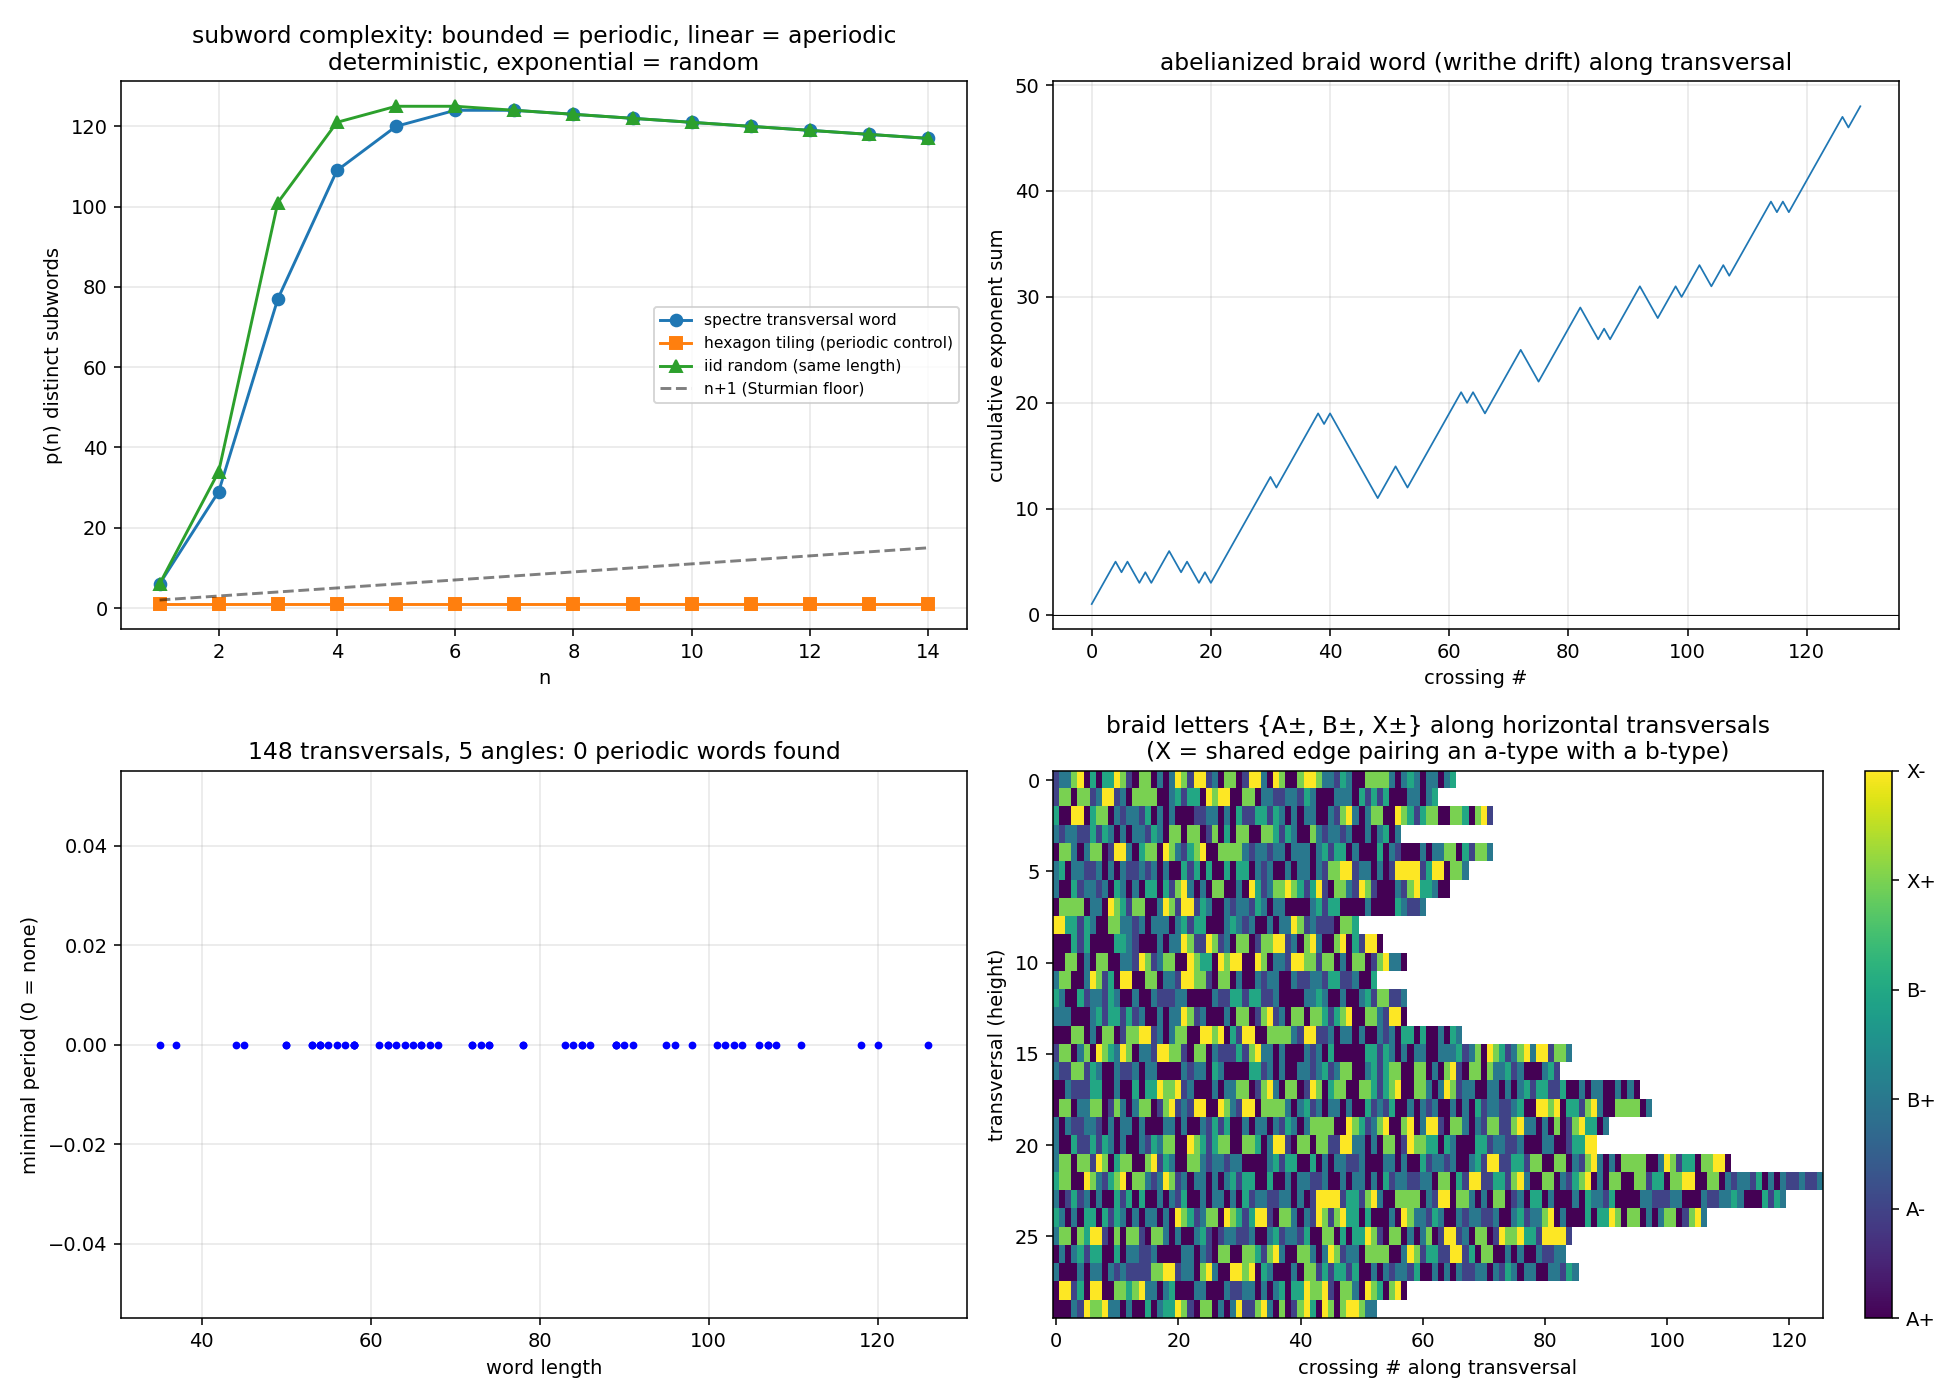

Recreate this plot in Python.
#!/usr/bin/env python3
"""
braid_words.py -- braid-group bookkeeping for the braided spectre tiling.

Question: does aperiodicity force NON-REPEATING braid words along
transversals?

Construction
------------
Take the braided tiling of braided_tiling.py: every shared edge carries a
2-strand braid with k crossings.  A transversal line L drawn across the
tiling crosses a sequence of edges; at each shared edge it reads off a
LETTER:

    letter = (edge type, over/under sign) in {A+, A-, B+, B-}

* edge type: 'a'-edge or 'b'-edge (index into tile_family.EDGE_TYPES; we
  also CHECK that the two tiles sharing an edge agree on the type -- an
  empirical matching-rule verification).
* sign: which strand is on top at the exact parameter t where L crosses the
  edge.  Deterministic geometric rule: orient each edge from its
  lexicographically smaller endpoint; the '+' strand belongs to the tile
  whose centroid lies on the positive side of the edge normal; that strand
  has z = sin(pi*k*t), so it is on top iff floor(k*t) is even.

Concatenating letters along L gives a word w; interpreting A+/-, B+/- as
braid generators sigma_a^{+-1}, sigma_b^{+-1} makes w a word in a braid
group presentation.  Two words related by a shift correspond to the same
transversal read from a different start, so PERIODICITY of w is the
well-defined question.

Tests
-----
1. minimal period search: exhaustively check every period p <= |w|/2.
2. subword complexity p(n) = #distinct factors of length n.  Periodic words
   have bounded p(n); aperiodic substitution sequences have linear p(n);
   iid random words have exponential p(n) (until saturation).
3. control experiment: identical machinery run on a PERIODIC hexagon tiling
   -> periodic words, and on an iid random word -> exponential complexity.
4. abelianization: cumulative exponent sum (writhe drift) along w.
5. statistics over many transversals (heights and angles).
"""
import os
import numpy as np
import matplotlib
matplotlib.use('Agg')
import matplotlib.pyplot as plt

import tile_family as TF
from braided_tiling import tiling_edges

OUT = os.environ.get('EINSTEIN3D_OUT', '/tmp')
RNG = np.random.default_rng(23)
K_CROSSINGS = 3


# ---------------------------------------------------------------------------
# crossing-word extraction
# ---------------------------------------------------------------------------
def unique_shared_edges(tiles, edge_map):
    """List of dicts for every *shared* edge with geometry + bookkeeping."""
    out = []
    n_type_mismatch = 0
    for key, users in edge_map.items():
        if len(users) != 2:
            continue
        (t0, e0), (t1, e1) = users
        ty0, ty1 = TF.EDGE_TYPES[e0], TF.EDGE_TYPES[e1]
        if ty0 != ty1:
            n_type_mismatch += 1
            ty = 'x'          # mixed a|b pairing -- its own letter
        else:
            ty = ty0
        v = tiles[t0]['verts']
        p, q = v[e0], v[(e0 + 1) % 14]
        # canonical orientation: lexicographically smaller endpoint first
        if tuple(np.round(q, 6)) < tuple(np.round(p, 6)):
            p, q = q, p
        d = q - p
        nrm = np.array([-d[1], d[0]])
        c0 = tiles[t0]['verts'].mean(axis=0)
        pos_tile = t0 if np.dot(c0 - p, nrm) > 0 else t1
        out.append(dict(p=p, q=q, type=ty, pos_tile=pos_tile,
                        tiles=(t0, t1)))
    return out, n_type_mismatch


def transversal_word(edges, y=0.0, angle_deg=0.0, k=K_CROSSINGS):
    """Word read along the line through (0, y) at angle_deg.

    Rotate the plane by -angle so the line becomes horizontal at height y.
    Returns list of letters like 'A+', 'B-' ordered along the line.
    """
    th = np.deg2rad(angle_deg)
    R = np.array([[np.cos(th), np.sin(th)], [-np.sin(th), np.cos(th)]])
    events = []
    for e in edges:
        p, q = e['p'] @ R.T, e['q'] @ R.T
        if (p[1] - y) * (q[1] - y) >= 0:
            continue                                   # no crossing
        t = (y - p[1]) / (q[1] - p[1])                 # param along p->q
        x = p[0] + t * (q[0] - p[0])
        # '+' strand (positive-side tile) has z = sin(pi k t): on top iff
        # floor(k t) is even
        plus_on_top = (int(np.floor(k * t)) % 2 == 0)
        sign = '+' if plus_on_top else '-'
        events.append((x, e['type'].upper() + sign))
    events.sort()
    return [w for _, w in events]


# ---------------------------------------------------------------------------
# word analysis
# ---------------------------------------------------------------------------
def minimal_period(w):
    """Smallest p <= len(w)//2 with w[i]==w[i+p] for all i, else None."""
    n = len(w)
    for p in range(1, n // 2 + 1):
        if all(w[i] == w[i + p] for i in range(n - p)):
            return p
    return None


def subword_complexity(w, nmax=14):
    ns = range(1, min(nmax, len(w)) + 1)
    return [len({tuple(w[i:i + n]) for i in range(len(w) - n + 1)})
            for n in ns]


def writhe_walk(w):
    return np.cumsum([1 if x.endswith('+') else -1 for x in w])


# ---------------------------------------------------------------------------
# periodic control: hexagon tiling, same machinery
# ---------------------------------------------------------------------------
def hex_edges(nx=24, ny=24, s=1.0):
    """Shared edges of a chunk of the regular hexagon tiling, in the same
    record format as unique_shared_edges (edge type fixed 'a')."""
    edge_map = {}
    hexes = []
    for i in range(nx):
        for j in range(ny):
            cx = s * 1.5 * i
            cy = s * np.sqrt(3) * (j + 0.5 * (i % 2))
            ang = np.pi / 3 * np.arange(6)
            verts = np.column_stack([cx + s * np.cos(ang),
                                     cy + s * np.sin(ang)])
            hexes.append(verts)
            hi = len(hexes) - 1
            for eidx in range(6):
                p, q = verts[eidx], verts[(eidx + 1) % 6]
                key = tuple(sorted([tuple(np.round(p, 4)),
                                    tuple(np.round(q, 4))]))
                edge_map.setdefault(key, []).append((hi, eidx))
    out = []
    for key, users in edge_map.items():
        if len(users) != 2:
            continue
        (h0, e0), (h1, e1) = users
        p, q = hexes[h0][e0], hexes[h0][(e0 + 1) % 6]
        if tuple(np.round(q, 6)) < tuple(np.round(p, 6)):
            p, q = q, p
        d = q - p
        nrm = np.array([-d[1], d[0]])
        c0 = hexes[h0].mean(axis=0)
        pos = h0 if np.dot(c0 - p, nrm) > 0 else h1
        out.append(dict(p=p, q=q, type='a', pos_tile=pos, tiles=(h0, h1)))
    return out


# ---------------------------------------------------------------------------
def main(iterations=4):
    tiles, edge_map = tiling_edges(iterations)
    edges, mismatches = unique_shared_edges(tiles, edge_map)
    print(f'tiles={len(tiles)}  shared edges={len(edges)}  '
          f'edge-type mismatches across shared edges: {mismatches}')

    allv = np.vstack([t['verts'] for t in tiles])
    ymin, ymax = np.percentile(allv[:, 1], [15, 85])
    xmid = allv[:, 0].mean()

    # ---- many transversals ------------------------------------------------
    results = []
    heights = np.linspace(ymin, ymax, 30)
    angles = [0.0, 17.0, 30.0, 49.0, 90.0]
    for ang in angles:
        for y in heights:
            w = transversal_word(edges, y=y, angle_deg=ang)
            if len(w) < 20:
                continue
            results.append(dict(angle=ang, y=y, w=w,
                                period=minimal_period(w)))
    lens = [len(r['w']) for r in results]
    n_periodic = sum(r['period'] is not None for r in results)
    print(f'transversals analysed: {len(results)}  '
          f'word lengths {min(lens)}..{max(lens)}  '
          f'with a full period: {n_periodic}')

    # longest word for the detailed plots
    best = max(results, key=lambda r: len(r['w']))
    w = best['w']
    print(f'longest word: {len(w)} letters '
          f'(angle={best["angle"]}, y={best["y"]:.2f})')
    print('  first 60 letters:', ' '.join(w[:60]))
    print('  minimal period:', minimal_period(w))
    from collections import Counter
    print('  letter counts:', dict(Counter(w)))

    # ---- controls ---------------------------------------------------------
    hexE = hex_edges()
    hw = transversal_word(hexE, y=np.sqrt(3) * 6.13, angle_deg=0.0)
    print(f'hex control word: {len(hw)} letters, '
          f'minimal period = {minimal_period(hw)}')
    rand_w = [RNG.choice(['A+', 'A-', 'B+', 'B-', 'X+', 'X-'])
              for _ in range(len(w))]

    c_spec = subword_complexity(w)
    c_hex = subword_complexity(hw)
    c_rand = subword_complexity(rand_w)

    # periodicity across scales: complexity of exponent-run reduction too
    runs = []
    i = 0
    while i < len(w):
        j = i
        while j < len(w) and w[j] == w[i]:
            j += 1
        runs.append((w[i], j - i))
        i = j
    run_word = [f'{a}{n}' for a, n in runs]
    print(f'run-length reduced word: {len(run_word)} syllables, '
          f'minimal period = {minimal_period(run_word)}')

    # ---- figure -----------------------------------------------------------
    fig, axes = plt.subplots(2, 2, figsize=(14, 10))

    ax = axes[0, 0]
    ns = np.arange(1, len(c_spec) + 1)
    ax.plot(ns, c_spec, 'o-', label='spectre transversal word')
    ax.plot(np.arange(1, len(c_hex) + 1), c_hex, 's-',
            label='hexagon tiling (periodic control)')
    ax.plot(np.arange(1, len(c_rand) + 1), c_rand, '^-',
            label='iid random (same length)')
    ax.plot(ns, ns + 1, 'k--', alpha=0.5, label='n+1 (Sturmian floor)')
    ax.set_xlabel('n'); ax.set_ylabel('p(n) distinct subwords')
    ax.set_title('subword complexity: bounded = periodic, linear = aperiodic\n'
                 'deterministic, exponential = random')
    ax.legend(fontsize=8); ax.grid(alpha=0.3)

    ax = axes[0, 1]
    ax.plot(writhe_walk(w), lw=0.9)
    ax.axhline(0, color='k', lw=0.5)
    ax.set_xlabel('crossing #'); ax.set_ylabel('cumulative exponent sum')
    ax.set_title('abelianized braid word (writhe drift) along transversal')
    ax.grid(alpha=0.3)

    ax = axes[1, 0]
    for r in results[:60]:
        mp = r['period']
        ax.plot(len(r['w']), 0 if mp is None else mp, 'b.' if mp is None else 'rx')
    ax.set_xlabel('word length'); ax.set_ylabel('minimal period (0 = none)')
    ax.set_title(f'{len(results)} transversals, {len(angles)} angles: '
                 f'{n_periodic} periodic words found')
    ax.grid(alpha=0.3)

    ax = axes[1, 1]
    # word raster: letters as colours along each horizontal transversal
    lut = {'A+': 0, 'A-': 1, 'B+': 2, 'B-': 3, 'X+': 4, 'X-': 5}
    rows = [r for r in results if r['angle'] == 0.0]
    L = max(len(r['w']) for r in rows)
    img = np.full((len(rows), L), np.nan)
    for i, r in enumerate(rows):
        img[i, :len(r['w'])] = [lut[x] for x in r['w']]
    im = ax.imshow(img, aspect='auto', cmap='viridis', interpolation='nearest', vmin=0, vmax=5)
    ax.set_xlabel('crossing # along transversal')
    ax.set_ylabel('transversal (height)')
    ax.set_title('braid letters {A±, B±, X±} along horizontal transversals\n(X = shared edge pairing an a-type with a b-type)')
    fig.colorbar(im, ax=ax, ticks=[0, 1, 2, 3, 4, 5],
                 fraction=0.04).set_ticklabels(
        ['A+', 'A-', 'B+', 'B-', 'X+', 'X-'])

    fig.tight_layout()
    png = os.path.join(OUT, 'braid_words.png')
    fig.savefig(png, dpi=140)
    print('wrote', png)

    with open(os.path.join(OUT, 'braid_words_results.txt'), 'w') as f:
        f.write(f'tiles={len(tiles)} shared_edges={len(edges)} '
                f'type_mismatches={mismatches}\n')
        f.write(f'transversals={len(results)} periodic_found={n_periodic}\n')
        f.write(f'longest_word_len={len(w)} minimal_period=None\n')
        f.write('longest word: ' + ' '.join(w) + '\n')


if __name__ == '__main__':
    main()
